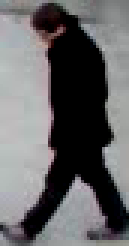
#> input picture data/person_crop.png, 43 x 82 px (shown 3 times larger)
$ python -i degradation.py   (imports and definitions only)
#> lines starting #> are read from the running program, lines starting #| are printed output that depends on the picture; after the words box and inside, x2 and y2 are one past the last pixel; in counts of white or black regions, pixels touching at a corner belong together
#> further down, picture is the input picture: shape (82, 43, 3); mean B, G, R 102.1, 100.8, 101.5
import cv2
import numpy as np
from typing import List, Tuple, Optional

def apply_blur(frame: np.ndarray, severity: float = 0.5) -> np.ndarray:
    """
    severity: 0.0 (none) to 1.0 (extreme blur)
    """
    if severity <= 0.0:
        return frame
    k = int(severity * 30) * 2 + 1
    k = max(3, min(61, k))
    return cv2.GaussianBlur(frame, (k, k), 0)

def apply_low_light(frame: np.ndarray, brightness_factor: float = 0.3) -> np.ndarray:
    """
    brightness_factor: 1.0 (normal) to 0.1 (pitch dark)
    """
    f = np.clip(brightness_factor, 0.05, 1.0)
    table = np.array([((i / 255.0) ** 1.3 * f) * 255 for i in range(256)]).astype("uint8")
    return cv2.LUT(frame, table)

def apply_noise(frame: np.ndarray, noise_sigma: float = 20.0) -> np.ndarray:
    """
    Apply additive Gaussian noise to simulate sensor gain noise in low-light.
    """
    if noise_sigma <= 0:
        return frame
    gauss = np.random.normal(0, noise_sigma, frame.shape)
    noisy = np.clip(frame.astype(np.float32) + gauss, 0, 255).astype(np.uint8)
    return noisy

def apply_dirty_lens(
    frame: np.ndarray,
    smudge_centers: Optional[List[Tuple[int, int, int]]] = None
) -> np.ndarray:
    """
    Applies persistent water droplets or dirty mud smudges on camera lens.
    smudge_centers: list of (center_x, center_y, radius)
    """
    h, w = frame.shape[:2]
#> h = 82; w = 43
    if smudge_centers is None:
        smudge_centers = [
            (int(w * 0.45), int(h * 0.52), 45),
            (int(w * 0.72), int(h * 0.38), 28),
        ]
#> smudge_centers = [(19, 42, 45), (30, 31, 28)]

    output = frame.copy()
    overlay = frame.copy()

    for cx, cy, r in smudge_centers:
        # Draw dirty smudge with blurry edge
        mask = np.zeros((h, w), dtype=np.uint8)
        cv2.circle(mask, (cx, cy), r, 255, -1)
        # Distort / blur inside smudge region
        sub_blur = cv2.GaussianBlur(frame, (25, 25), 0)
        # Add brownish/water droplet tint
        tint = np.array([40, 60, 70], dtype=np.uint8) # mud/dirty tint
        sub_tinted = cv2.addWeighted(sub_blur, 0.65, np.full_like(sub_blur, tint), 0.35, 0)

        # Soft blending mask
        soft_mask = cv2.GaussianBlur(mask, (21, 21), 0)
        alpha = (soft_mask.astype(np.float32) / 255.0)[:, :, None] * 0.82
        overlay = (overlay.astype(np.float32) * (1.0 - alpha) + sub_tinted.astype(np.float32) * alpha).astype(np.uint8)

        # Draw small specular ring
        cv2.circle(overlay, (cx, cy), r, (180, 200, 220), 1)
#> this loop made 2 passes
#> pass 1, in apply_dirty_lens, `sub_blur = cv2.GaussianBlur(frame, (25, 25), 0)`:
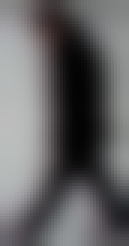
#> sub_blur: shape (82, 43, 3) (shown 3 times larger); mean B, G, R 101.5, 100.1, 100.9
#> pass 1, in apply_dirty_lens, `sub_tinted = cv2.addWeighted(sub_blur, 0.65, np.full_like(sub_blur, ti..`:
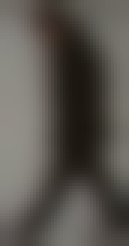
#> sub_tinted: shape (82, 43, 3) (shown 3 times larger); mean B, G, R 80, 86.1, 90.1
#> after the loop:
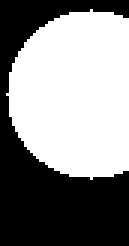
#> mask: shape (82, 43) (shown 3 times larger); 53.9% white; 1 black region, box (x1, y1, x2, y2) and area: (0, 0, 43, 82) 1625
#> after the loop:
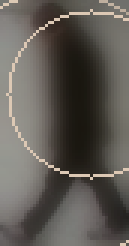
#> overlay: shape (82, 43, 3) (shown 3 times larger); mean B, G, R 85, 90.8, 94.9

    return overlay

>>> import cv2
>>> picture = cv2.imread('../../data/person_crop.png')
>>> result = apply_dirty_lens(picture)
